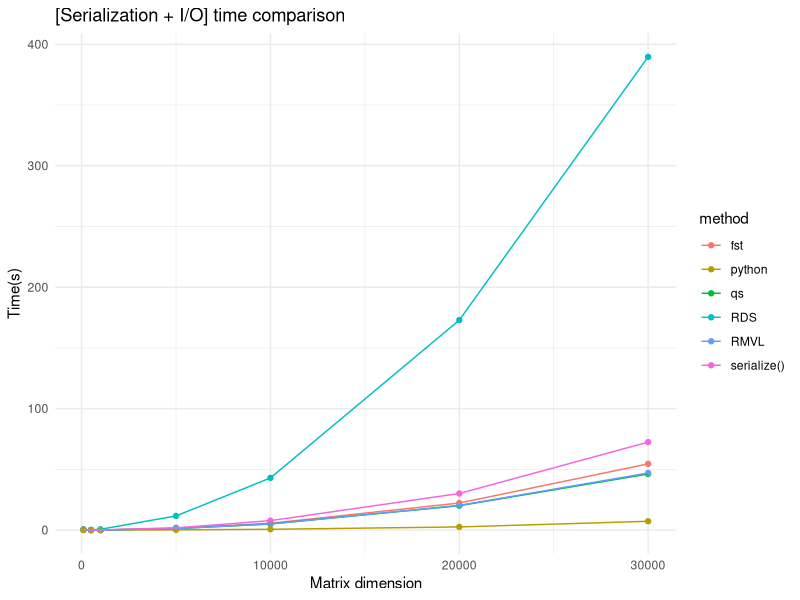
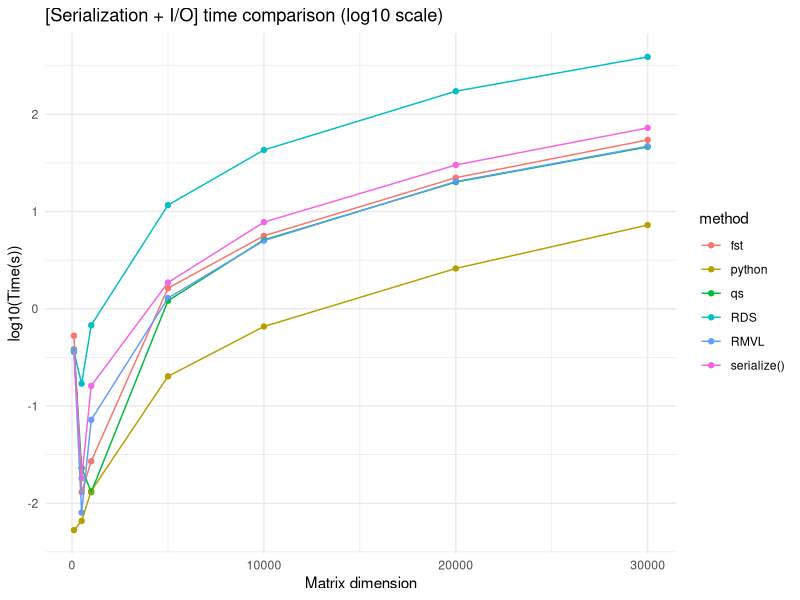

Recreate these plots in R, in order.
library(ggplot2)

per_R <- read.csv("time_R.csv")
per_py <- read.csv("time_python.csv")

time <- rbind(per_R, per_py)

pdf("time.pdf")

ggplot(data = time, mapping = aes(x = block_size, y = ser_time + unser_time, color = method)) +
  geom_point() +
  geom_line() +
  labs(title = "Serialization time", x = "Matrix dimension", y = "Time(s)") +
  ggtitle("[Serialization + I/O] time comparison") +
  theme_minimal()

ggplot(data = time, mapping = aes(x = block_size, y = log10(ser_time + unser_time), color = method)) +
  geom_point() +
  geom_line() +
  labs(title = "Serialization time", x = "Matrix dimension", y = "log10(Time(s))") +
  ggtitle("[Serialization + I/O] time comparison (log10 scale)") +
  theme_minimal()

dev.off()
